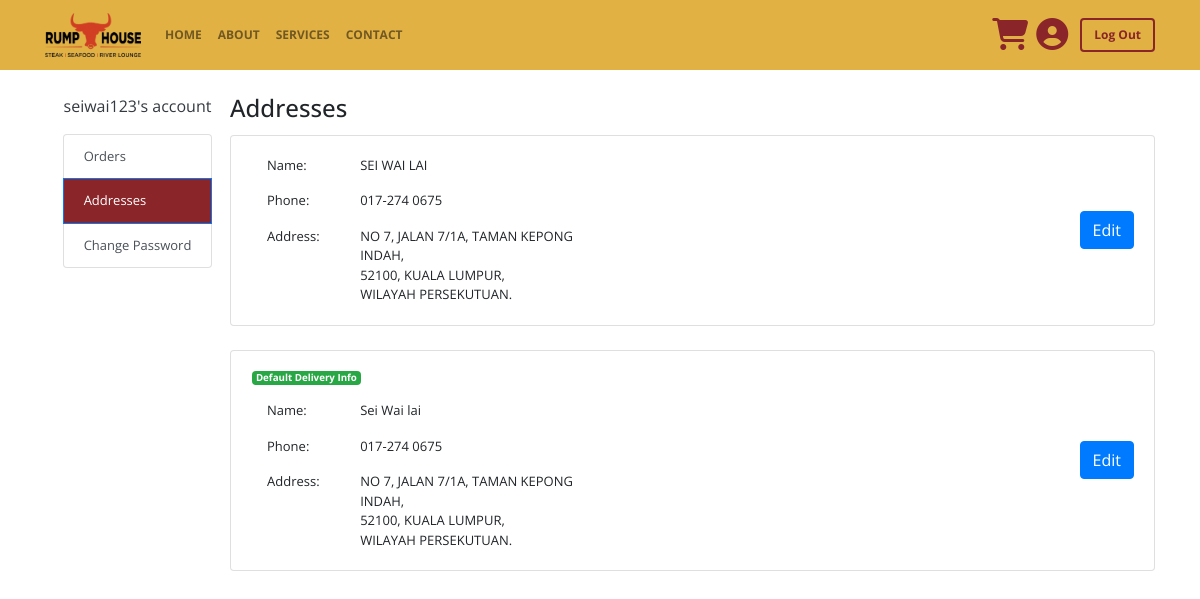
Screenshot of /profile/Addresses/ (signed in) with the database file from the repository.
### foodstore/models.py (models this page shows, shortened)
class DeliveryInfo(models.Model):
    firstName = models.CharField(max_length=200, null=True)
    lastName = models.CharField(max_length=200, null=True)
    phone = PhoneNumberField()
    email = models.EmailField()
    address1 = models.CharField(max_length=200, blank=False)
    address2 = models.CharField(max_length=200, null=True, blank=True)
    city = models.CharField(max_length=100, blank=False)
    state = models.CharField(max_length=100, blank=False)
    country = models.CharField(max_length=100, blank=False)
    postalCode = models.IntegerField(blank=False)
    customer = models.ForeignKey(Customer, on_delete=models.CASCADE, null=True, blank=True)
    default = models.BooleanField(default=True)

### foodstore/views.py (the view, shortened to what this page needs)
# urls.py: path('profile/<str:choice>/', views.ProfileView.as_view(), name='store-profile'),
class ProfileView(LoginRequiredMixin, ListView):
    template_name = 'foodstore/profile_orders.html'
    model = Order
    def get_address_object_context(self, context, customer):
        self.template_name = 'foodstore/profile_addresses.html'
        context['addresses'] = customer.deliveryinfo_set.all()
        context['subtitle'] = 'Addresses'
        context['title'] = 'Manage Address'
    def get_context_data(self, **kwargs):
        choice = self.kwargs.get('choice')
        context = super(ProfileView, self).get_context_data(**kwargs)
        customer, order = get_customer_and_order(self.request)
        context['kwargs'] = self.kwargs
        context['GET_subURL'] = ['Orders', 'Addresses', 'Change Password']
        if choice == 'Orders':
            self.get_orders_object_context(context, customer)
        elif choice == 'Addresses':
            self.get_address_object_context(context, customer)
        elif choice == 'Change Password':
            self.get_password_change_form_context(context)
        elif choice == 'Change Password Success':
            self.get_password_change_success_context(context)
        return context

### foodstore/utils.py (called while the page is built)
def get_customer_and_order(request):
    customer, created = Customer.objects.get_or_create(user=request.user, email=request.user.email, firstName=request.user.first_name, lastName=request.user.last_name)
    order, created = Order.objects.get_or_create(customer=customer, complete=False)
    return customer, order

### foodstore/templates/foodstore/profile_addresses.html (shortened to what this page needs)
{% extends 'foodstore/profile_base.html' %}
{% load static %}
{% block profileContent %}
    {% for address in addresses %}
        <div class="card w-100 mb-4 font-small text-left">
            <div class="card-body d-flex align-items-center justify-content-between">
                <div class="ml-3 my-0">
                    {% if address.default %}
                        <div class="row">
                            <p class="badge badge-success">Default Delivery Info</p>
                        </div>
                    {% endif %}
                    <div class="row">
                        <p class="col-lg-3" >Name: </p>
                        <div class="col-lg-9">
                            <p class="m-0">{{ address.firstName }} {{ address.lastName }}</p>
                        </div>
                    </div>
                    <div class="row">
                        <p class="col-lg-3" >Phone: </p>
                        <div class="col-lg-9">
                            <p class="m-0">{{ address.phone }}</p>
                        </div>
                    </div>
                    <div class="row">
                        <p class="col-lg-3" >Address: </p>
                        <div class="col-lg-9">
                            <p class="m-0">{{ address.address1 }},</p>
                            <p class="m-0">{{ address.postalCode }}, {{ address.city }},</p>
                            <p class="m-0">{{ address.state }}.</p>
                        </div>
                    </div>
                </div>
                <a href="{% url 'store-profile-address' address.id %}" class="btn btn-primary">Edit</a>
            </div>
        </div>
    {% endfor %}
{% endblock %}

### foodstore/templates/foodstore/profile_base.html
{% extends 'foodstore/base.html' %}
{% load static %}
{% block content %}
    <div class="container">
        <div id="profileContainer" class="d-flex">
                <aside class="col-lg-2">
                    <div class="side-sticky">
                        <div class="my-4">
                            <div class="row justify-content-center mb-3">
                                <div class="text-dark">{{ request.user }}'s account</div>
                            </div>
                            <div class="row justify-content-center">
                                <div id="profileChoices" class="list-group">
                                    {% for choice in GET_subURL %}
                                        {% if choice == kwargs.choice %}
                                            <a type="button" class="list-group-item list-group-item-action active" href="{% url 'store-profile' choice %}">{{ choice }}</a>
                                        {% else %}
                                            <a type="button" class="list-group-item list-group-item-action" href="{% url 'store-profile' choice %}">{{ choice }}</a>
                                        {% endif %}
                                    {% endfor %}
                                </div>
                            </div>
                        </div>
                    </div>
                </aside>
            <aside class="col-lg-10">
                <div class="my-4">
                    <div class="row">
                        <h4 id="accountTitle" class="card-title">{{ subtitle }}</h4>
                    </div>
                    <div id="accountContent" class="row justify-content-center">
                        {% block profileContent %}
                        {% endblock %}
                    </div>
                </div>
            </aside>
        </div>
    </div>
{% endblock %}

### foodstore/static/foodstore/main.css (style rules this page uses)
body { font-family: 'Open Sans', sans-serif; }
.list-group { font-size: small; }
.list-group-item.active { background-color: rgb(138, 37, 41)!important; }
.font-small { font-size: small; }
.side-sticky { position: sticky!important; top: 90px; }

### rows the page displays
DeliveryInfo: firstName "SEI WAI", lastName "LAI", phone "017-274 0675", address1 "NO 7, JALAN 7/1A, TAMAN KEPONG INDAH", postalCode "52100", city "KUALA LUMPUR", state "WILAYAH PERSEKUTUAN"
DeliveryInfo: default "Default Delivery Info", firstName "Sei Wai", lastName "lai", phone "017-274 0675", address1 "NO 7, JALAN 7/1A, TAMAN KEPONG INDAH", postalCode "52100", city "KUALA LUMPUR", state "WILAYAH PERSEKUTUAN"

### other values shown
{{ request.user }} "seiwai123"
{{ choice }} "Orders" "Change Password"
{{ choice }} "Addresses"
{{ subtitle }} "Addresses"
